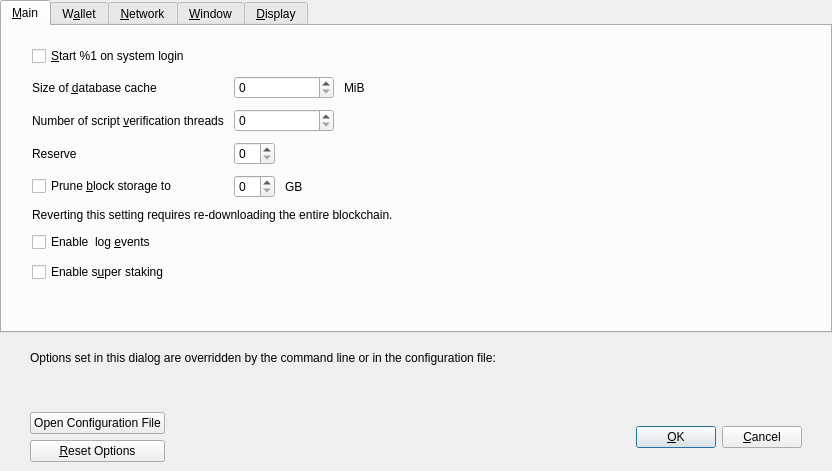
<?xml version="1.0" encoding="UTF-8"?>
<ui version="4.0">
 <class>OptionsDialog</class>
 <widget class="QDialog" name="OptionsDialog">
  <property name="geometry">
   <rect>
    <x>0</x>
    <y>0</y>
    <width>832</width>
    <height>471</height>
   </rect>
  </property>
  <property name="windowTitle">
   <string>Options</string>
  </property>
  <property name="modal">
   <bool>true</bool>
  </property>
  <layout class="QVBoxLayout" name="verticalLayout">
   <property name="leftMargin">
    <number>0</number>
   </property>
   <property name="topMargin">
    <number>0</number>
   </property>
   <property name="rightMargin">
    <number>0</number>
   </property>
   <property name="bottomMargin">
    <number>0</number>
   </property>
   <item>
    <widget class="QTabWidget" name="tabWidget">
     <property name="currentIndex">
      <number>0</number>
     </property>
     <widget class="QWidget" name="tabMain">
      <attribute name="title">
       <string>&amp;Main</string>
      </attribute>
      <layout class="QVBoxLayout" name="verticalLayout_3">
       <property name="spacing">
        <number>10</number>
       </property>
       <property name="leftMargin">
        <number>30</number>
       </property>
       <property name="topMargin">
        <number>20</number>
       </property>
       <property name="rightMargin">
        <number>30</number>
       </property>
       <property name="bottomMargin">
        <number>20</number>
       </property>
       <item>
        <widget class="QCheckBox" name="bitcoinAtStartup">
         <property name="toolTip">
          <string>Automatically start %1 after logging in to the system.</string>
         </property>
         <property name="text">
          <string>&amp;Start %1 on system login</string>
         </property>
        </widget>
       </item>
       <item>
        <layout class="QGridLayout" name="gridLayout">
         <property name="verticalSpacing">
          <number>10</number>
         </property>
         <item row="4" column="0" colspan="2">
          <widget class="QLabel" name="pruneWarning">
           <property name="text">
            <string>Reverting this setting requires re-downloading the entire blockchain.</string>
           </property>
           <property name="textFormat">
            <enum>Qt::PlainText</enum>
           </property>
          </widget>
         </item>
         <item row="1" column="0">
          <widget class="QLabel" name="threadsScriptVerifLabel">
           <property name="text">
            <string>Number of script &amp;verification threads</string>
           </property>
           <property name="textFormat">
            <enum>Qt::PlainText</enum>
           </property>
           <property name="buddy">
            <cstring>threadsScriptVerif</cstring>
           </property>
          </widget>
         </item>
         <item row="2" column="0">
          <widget class="QLabel" name="reserveBalanceLabel">
           <property name="text">
            <string>Reserve</string>
           </property>
           <property name="textFormat">
            <enum>Qt::PlainText</enum>
           </property>
           <property name="buddy">
            <cstring>threadsScriptVerif</cstring>
           </property>
          </widget>
         </item>
         <item row="0" column="1">
          <layout class="QHBoxLayout" name="horizontalLayout_2_Main">
           <item>
            <widget class="QSpinBox" name="databaseCache">
             <property name="minimumSize">
              <size>
               <width>100</width>
               <height>0</height>
              </size>
             </property>
            </widget>
           </item>
           <item>
            <widget class="QLabel" name="databaseCacheUnitLabel">
             <property name="text">
              <string>MiB</string>
             </property>
             <property name="textFormat">
              <enum>Qt::PlainText</enum>
             </property>
            </widget>
           </item>
           <item>
            <spacer name="horizontalSpacer_2_Main">
             <property name="orientation">
              <enum>Qt::Horizontal</enum>
             </property>
             <property name="sizeHint" stdset="0">
              <size>
               <width>40</width>
               <height>20</height>
              </size>
             </property>
            </spacer>
           </item>
          </layout>
         </item>
         <item row="0" column="0">
          <widget class="QLabel" name="databaseCacheLabel">
           <property name="text">
            <string>Size of &amp;database cache</string>
           </property>
           <property name="textFormat">
            <enum>Qt::PlainText</enum>
           </property>
           <property name="buddy">
            <cstring>databaseCache</cstring>
           </property>
          </widget>
         </item>
         <item row="2" column="1">
          <layout class="QHBoxLayout" name="horizontalLayout_3_Main_3">
           <item>
            <widget class="BitcoinAmountField" name="reserveBalance">
             <property name="toolTip">
              <string>Reserve amount that will not be used for staking</string>
             </property>
            </widget>
           </item>
           <item>
            <spacer name="horizontalSpacer_3_Main_3">
             <property name="orientation">
              <enum>Qt::Horizontal</enum>
             </property>
             <property name="sizeHint" stdset="0">
              <size>
               <width>40</width>
               <height>0</height>
              </size>
             </property>
            </spacer>
           </item>
          </layout>
         </item>
         <item row="1" column="1">
          <layout class="QHBoxLayout" name="horizontalLayout_3_Main">
           <item>
            <widget class="QSpinBox" name="threadsScriptVerif">
             <property name="minimumSize">
              <size>
               <width>100</width>
               <height>0</height>
              </size>
             </property>
             <property name="toolTip">
              <string>(0 = auto, &lt;0 = leave that many cores free)</string>
             </property>
            </widget>
           </item>
           <item>
            <spacer name="horizontalSpacer_3_Main">
             <property name="orientation">
              <enum>Qt::Horizontal</enum>
             </property>
             <property name="sizeHint" stdset="0">
              <size>
               <width>40</width>
               <height>20</height>
              </size>
             </property>
            </spacer>
           </item>
          </layout>
         </item>
         <item row="3" column="0">
          <widget class="QCheckBox" name="prune">
           <property name="toolTip">
            <string>Disables some advanced features but all blocks will still be fully validated. Reverting this setting requires re-downloading the entire blockchain. Actual disk usage may be somewhat higher.</string>
           </property>
           <property name="text">
            <string>Prune &amp;block storage to</string>
           </property>
          </widget>
         </item>
         <item row="3" column="1">
          <layout class="QHBoxLayout" name="horizontalLayout_Main_Prune">
           <item>
            <widget class="QSpinBox" name="pruneSize"/>
           </item>
           <item>
            <widget class="QLabel" name="pruneSizeUnitLabel">
             <property name="text">
              <string>GB</string>
             </property>
             <property name="textFormat">
              <enum>Qt::PlainText</enum>
             </property>
            </widget>
           </item>
           <item>
            <spacer name="horizontalSpacer_Main_Prune">
             <property name="orientation">
              <enum>Qt::Horizontal</enum>
             </property>
             <property name="sizeHint" stdset="0">
              <size>
               <width>40</width>
               <height>20</height>
              </size>
             </property>
            </spacer>
           </item>
          </layout>
         </item>
        </layout>
       </item>
       <item>
        <widget class="QCheckBox" name="logEvents">
         <property name="text">
          <string>Enable  log &amp;events</string>
         </property>
        </widget>
       </item>
       <item>
        <widget class="QCheckBox" name="superStaking">
         <property name="text">
          <string>Enable s&amp;uper staking</string>
         </property>
        </widget>
       </item>
       <item>
        <spacer name="verticalSpacer_Main">
         <property name="orientation">
          <enum>Qt::Vertical</enum>
         </property>
         <property name="sizeHint" stdset="0">
          <size>
           <width>20</width>
           <height>40</height>
          </size>
         </property>
        </spacer>
       </item>
      </layout>
     </widget>
     <widget class="QWidget" name="tabWallet">
      <attribute name="title">
       <string>W&amp;allet</string>
      </attribute>
      <layout class="QVBoxLayout" name="verticalLayout_Wallet">
       <property name="spacing">
        <number>10</number>
       </property>
       <property name="leftMargin">
        <number>30</number>
       </property>
       <property name="topMargin">
        <number>20</number>
       </property>
       <property name="rightMargin">
        <number>30</number>
       </property>
       <property name="bottomMargin">
        <number>20</number>
       </property>
       <item>
        <widget class="QGroupBox" name="groupBox">
         <property name="title">
          <string>Expert</string>
         </property>
         <layout class="QVBoxLayout" name="verticalLayout_2">
          <property name="spacing">
           <number>10</number>
          </property>
          <item>
           <widget class="QCheckBox" name="coinControlFeatures">
            <property name="toolTip">
             <string>Whether to show coin control features or not.</string>
            </property>
            <property name="text">
             <string>Enable coin &amp;control features</string>
            </property>
           </widget>
          </item>
          <item>
           <widget class="QCheckBox" name="spendZeroConfChange">
            <property name="toolTip">
             <string>If you disable the spending of unconfirmed change, the change from a transaction cannot be used until that transaction has at least one confirmation. This also affects how your balance is computed.</string>
            </property>
            <property name="text">
             <string>&amp;Spend unconfirmed change</string>
            </property>
           </widget>
          </item>
          <item>
           <widget class="QCheckBox" name="zeroBalanceAddressToken">
            <property name="text">
             <string>Enable &amp;zero balance for receiver token address</string>
            </property>
           </widget>
          </item>
          <item>
           <widget class="QCheckBox" name="useChangeAddress">
            <property name="text">
             <string>Use change &amp;address</string>
            </property>
           </widget>
          </item>
          <item>
           <widget class="QCheckBox" name="checkForUpdates">
            <property name="text">
             <string>Check for &amp;updates</string>
            </property>
           </widget>
          </item>
         </layout>
        </widget>
       </item>
       <item>
        <spacer name="verticalSpacer_Wallet">
         <property name="orientation">
          <enum>Qt::Vertical</enum>
         </property>
         <property name="sizeHint" stdset="0">
          <size>
           <width>20</width>
           <height>40</height>
          </size>
         </property>
        </spacer>
       </item>
      </layout>
     </widget>
     <widget class="QWidget" name="tabNetwork">
      <attribute name="title">
       <string>&amp;Network</string>
      </attribute>
      <layout class="QVBoxLayout" name="verticalLayout_Network">
       <property name="spacing">
        <number>10</number>
       </property>
       <property name="leftMargin">
        <number>30</number>
       </property>
       <property name="topMargin">
        <number>20</number>
       </property>
       <property name="rightMargin">
        <number>30</number>
       </property>
       <property name="bottomMargin">
        <number>20</number>
       </property>
       <item>
        <widget class="QCheckBox" name="mapPortUpnp">
         <property name="toolTip">
          <string>Automatically open the Xray client port on the router. This only works when your router supports UPnP and it is enabled.</string>
         </property>
         <property name="text">
          <string>Map port using &amp;UPnP</string>
         </property>
        </widget>
       </item>
       <item>
        <widget class="QCheckBox" name="allowIncoming">
         <property name="toolTip">
          <string>Accept connections from outside.</string>
         </property>
         <property name="text">
          <string>Allow incomin&amp;g connections</string>
         </property>
        </widget>
       </item>
       <item>
        <widget class="QCheckBox" name="connectSocks">
         <property name="toolTip">
          <string>Connect to the Xray network through a SOCKS5 proxy.</string>
         </property>
         <property name="text">
          <string>&amp;Connect through SOCKS5 proxy (default proxy):</string>
         </property>
        </widget>
       </item>
       <item>
        <layout class="QHBoxLayout" name="horizontalLayout_1_Network">
         <item>
          <widget class="QLabel" name="proxyIpLabel">
           <property name="text">
            <string>Proxy &amp;IP:</string>
           </property>
           <property name="textFormat">
            <enum>Qt::PlainText</enum>
           </property>
           <property name="buddy">
            <cstring>proxyIp</cstring>
           </property>
          </widget>
         </item>
         <item>
          <widget class="QValidatedLineEdit" name="proxyIp">
           <property name="minimumSize">
            <size>
             <width>140</width>
             <height>0</height>
            </size>
           </property>
           <property name="maximumSize">
            <size>
             <width>140</width>
             <height>16777215</height>
            </size>
           </property>
           <property name="toolTip">
            <string>IP address of the proxy (e.g. IPv4: 127.0.0.1 / IPv6: ::1)</string>
           </property>
          </widget>
         </item>
         <item>
          <widget class="QLabel" name="proxyPortLabel">
           <property name="text">
            <string>&amp;Port:</string>
           </property>
           <property name="textFormat">
            <enum>Qt::PlainText</enum>
           </property>
           <property name="buddy">
            <cstring>proxyPort</cstring>
           </property>
          </widget>
         </item>
         <item>
          <widget class="QLineEdit" name="proxyPort">
           <property name="minimumSize">
            <size>
             <width>55</width>
             <height>0</height>
            </size>
           </property>
           <property name="maximumSize">
            <size>
             <width>55</width>
             <height>16777215</height>
            </size>
           </property>
           <property name="toolTip">
            <string>Port of the proxy (e.g. 9050)</string>
           </property>
          </widget>
         </item>
         <item>
          <spacer name="horizontalSpacer_1_Network">
           <property name="orientation">
            <enum>Qt::Horizontal</enum>
           </property>
           <property name="sizeHint" stdset="0">
            <size>
             <width>40</width>
             <height>20</height>
            </size>
           </property>
          </spacer>
         </item>
        </layout>
       </item>
       <item>
        <layout class="QHBoxLayout" name="horizontalLayout_2_Network">
         <item>
          <widget class="QLabel" name="proxyActiveNets">
           <property name="text">
            <string>Used for reaching peers via:</string>
           </property>
           <property name="textFormat">
            <enum>Qt::PlainText</enum>
           </property>
          </widget>
         </item>
         <item>
          <widget class="QCheckBox" name="proxyReachIPv4">
           <property name="enabled">
            <bool>false</bool>
           </property>
           <property name="toolTip">
            <string>Shows if the supplied default SOCKS5 proxy is used to reach peers via this network type.</string>
           </property>
           <property name="text">
            <string/>
           </property>
          </widget>
         </item>
         <item>
          <widget class="QLabel" name="proxyReachIPv4Label">
           <property name="text">
            <string>IPv4</string>
           </property>
           <property name="textFormat">
            <enum>Qt::PlainText</enum>
           </property>
          </widget>
         </item>
         <item>
          <widget class="QCheckBox" name="proxyReachIPv6">
           <property name="enabled">
            <bool>false</bool>
           </property>
           <property name="toolTip">
            <string>Shows if the supplied default SOCKS5 proxy is used to reach peers via this network type.</string>
           </property>
           <property name="text">
            <string/>
           </property>
          </widget>
         </item>
         <item>
          <widget class="QLabel" name="proxyReachIPv6Label">
           <property name="text">
            <string>IPv6</string>
           </property>
           <property name="textFormat">
            <enum>Qt::PlainText</enum>
           </property>
          </widget>
         </item>
         <item>
          <widget class="QCheckBox" name="proxyReachTor">
           <property name="enabled">
            <bool>false</bool>
           </property>
           <property name="toolTip">
            <string>Shows if the supplied default SOCKS5 proxy is used to reach peers via this network type.</string>
           </property>
           <property name="text">
            <string/>
           </property>
          </widget>
         </item>
         <item>
          <widget class="QLabel" name="proxyReachTorLabel">
           <property name="text">
            <string>Tor</string>
           </property>
           <property name="textFormat">
            <enum>Qt::PlainText</enum>
           </property>
          </widget>
         </item>
         <item>
          <spacer name="horizontalSpacer_2_Network">
           <property name="orientation">
            <enum>Qt::Horizontal</enum>
           </property>
           <property name="sizeHint" stdset="0">
            <size>
             <width>40</width>
             <height>20</height>
            </size>
           </property>
          </spacer>
         </item>
        </layout>
       </item>
       <item>
        <widget class="QCheckBox" name="connectSocksTor">
         <property name="toolTip">
          <string>Connect to the Xray network through a separate SOCKS5 proxy for Tor hidden services.</string>
         </property>
         <property name="text">
          <string>Use separate SOCKS&amp;5 proxy to reach peers via Tor hidden services:</string>
         </property>
        </widget>
       </item>
       <item>
        <layout class="QHBoxLayout" name="horizontalLayout_3_Network">
         <item>
          <widget class="QLabel" name="proxyIpTorLabel">
           <property name="text">
            <string>Proxy &amp;IP:</string>
           </property>
           <property name="textFormat">
            <enum>Qt::PlainText</enum>
           </property>
           <property name="buddy">
            <cstring>proxyIpTor</cstring>
           </property>
          </widget>
         </item>
         <item>
          <widget class="QValidatedLineEdit" name="proxyIpTor">
           <property name="minimumSize">
            <size>
             <width>140</width>
             <height>0</height>
            </size>
           </property>
           <property name="maximumSize">
            <size>
             <width>140</width>
             <height>16777215</height>
            </size>
           </property>
           <property name="toolTip">
            <string>IP address of the proxy (e.g. IPv4: 127.0.0.1 / IPv6: ::1)</string>
           </property>
          </widget>
         </item>
         <item>
          <widget class="QLabel" name="proxyPortTorLabel">
           <property name="text">
            <string>&amp;Port:</string>
           </property>
           <property name="textFormat">
            <enum>Qt::PlainText</enum>
           </property>
           <property name="buddy">
            <cstring>proxyPortTor</cstring>
           </property>
          </widget>
         </item>
         <item>
          <widget class="QLineEdit" name="proxyPortTor">
           <property name="minimumSize">
            <size>
             <width>55</width>
             <height>0</height>
            </size>
           </property>
           <property name="maximumSize">
            <size>
             <width>55</width>
             <height>16777215</height>
            </size>
           </property>
           <property name="toolTip">
            <string>Port of the proxy (e.g. 9050)</string>
           </property>
          </widget>
         </item>
         <item>
          <spacer name="horizontalSpacer_4_Network">
           <property name="orientation">
            <enum>Qt::Horizontal</enum>
           </property>
           <property name="sizeHint" stdset="0">
            <size>
             <width>40</width>
             <height>20</height>
            </size>
           </property>
          </spacer>
         </item>
        </layout>
       </item>
       <item>
        <spacer name="verticalSpacer_Network">
         <property name="orientation">
          <enum>Qt::Vertical</enum>
         </property>
         <property name="sizeHint" stdset="0">
          <size>
           <width>20</width>
           <height>40</height>
          </size>
         </property>
        </spacer>
       </item>
      </layout>
     </widget>
     <widget class="QWidget" name="tabWindow">
      <attribute name="title">
       <string>&amp;Window</string>
      </attribute>
      <layout class="QVBoxLayout" name="verticalLayout_Window">
       <property name="spacing">
        <number>10</number>
       </property>
       <property name="leftMargin">
        <number>30</number>
       </property>
       <property name="topMargin">
        <number>20</number>
       </property>
       <property name="rightMargin">
        <number>30</number>
       </property>
       <property name="bottomMargin">
        <number>20</number>
       </property>
       <item>
        <widget class="QCheckBox" name="hideTrayIcon">
         <property name="toolTip">
          <string>Hide the icon from the system tray.</string>
         </property>
         <property name="text">
          <string>&amp;Hide tray icon</string>
         </property>
        </widget>
       </item>
       <item>
        <widget class="QCheckBox" name="minimizeToTray">
         <property name="toolTip">
          <string>Show only a tray icon after minimizing the window.</string>
         </property>
         <property name="text">
          <string>&amp;Minimize to the tray instead of the taskbar</string>
         </property>
        </widget>
       </item>
       <item>
        <widget class="QCheckBox" name="minimizeOnClose">
         <property name="toolTip">
          <string>Minimize instead of exit the application when the window is closed. When this option is enabled, the application will be closed only after selecting Exit in the menu.</string>
         </property>
         <property name="text">
          <string>M&amp;inimize on close</string>
         </property>
        </widget>
       </item>
       <item>
        <spacer name="verticalSpacer_Window">
         <property name="orientation">
          <enum>Qt::Vertical</enum>
         </property>
         <property name="sizeHint" stdset="0">
          <size>
           <width>20</width>
           <height>40</height>
          </size>
         </property>
        </spacer>
       </item>
      </layout>
     </widget>
     <widget class="QWidget" name="tabDisplay">
      <attribute name="title">
       <string>&amp;Display</string>
      </attribute>
      <layout class="QVBoxLayout" name="verticalLayout_Display">
       <property name="spacing">
        <number>10</number>
       </property>
       <property name="leftMargin">
        <number>30</number>
       </property>
       <property name="topMargin">
        <number>20</number>
       </property>
       <property name="rightMargin">
        <number>30</number>
       </property>
       <property name="bottomMargin">
        <number>20</number>
       </property>
       <item>
        <layout class="QGridLayout" name="gridLayout_2">
         <property name="verticalSpacing">
          <number>10</number>
         </property>
         <item row="0" column="0">
          <widget class="QLabel" name="langLabel">
           <property name="text">
            <string>User Interface &amp;language:</string>
           </property>
           <property name="textFormat">
            <enum>Qt::PlainText</enum>
           </property>
           <property name="buddy">
            <cstring>lang</cstring>
           </property>
          </widget>
         </item>
         <item row="0" column="1">
          <widget class="QValueComboBox" name="lang">
           <property name="toolTip">
            <string>The user interface language can be set here. This setting will take effect after restarting %1.</string>
           </property>
          </widget>
         </item>
         <item row="1" column="0">
          <widget class="QLabel" name="unitLabel">
           <property name="text">
            <string>&amp;Unit to show amounts in:</string>
           </property>
           <property name="textFormat">
            <enum>Qt::PlainText</enum>
           </property>
           <property name="buddy">
            <cstring>unit</cstring>
           </property>
          </widget>
         </item>
         <item row="2" column="0">
          <widget class="QLabel" name="thirdPartyTxUrlsLabel">
           <property name="toolTip">
            <string>Third party URLs (e.g. a block explorer) that appear in the transactions tab as context menu items. %s in the URL is replaced by transaction hash. Multiple URLs are separated by vertical bar |.</string>
           </property>
           <property name="text">
            <string>&amp;Third party transaction URLs</string>
           </property>
           <property name="buddy">
            <cstring>thirdPartyTxUrls</cstring>
           </property>
          </widget>
         </item>
         <item row="1" column="1">
          <widget class="QValueComboBox" name="unit">
           <property name="toolTip">
            <string>Choose the default subdivision unit to show in the interface and when sending coins.</string>
           </property>
          </widget>
         </item>
         <item row="2" column="1">
          <widget class="QLineEdit" name="thirdPartyTxUrls">
           <property name="toolTip">
            <string>Third party URLs (e.g. a block explorer) that appear in the transactions tab as context menu items. %s in the URL is replaced by transaction hash. Multiple URLs are separated by vertical bar |.</string>
           </property>
           <property name="placeholderText">
            <string notr="true">https://example.com/tx/%s</string>
           </property>
          </widget>
         </item>
         <item row="3" column="0">
          <widget class="QLabel" name="themeLabel">
           <property name="text">
            <string>User Interface &amp;style:</string>
           </property>
           <property name="textFormat">
            <enum>Qt::PlainText</enum>
           </property>
           <property name="buddy">
            <cstring>lang</cstring>
           </property>
          </widget>
         </item>
         <item row="3" column="1">
          <widget class="QValueComboBox" name="theme">
           <property name="toolTip">
            <string>The user interface style can be set here. This setting will take effect after restarting %1.</string>
           </property>
          </widget>
         </item>
        </layout>
       </item>
       <item>
        <spacer name="verticalSpacer_Display">
         <property name="orientation">
          <enum>Qt::Vertical</enum>
         </property>
         <property name="sizeHint" stdset="0">
          <size>
           <width>20</width>
           <height>40</height>
          </size>
         </property>
        </spacer>
       </item>
      </layout>
     </widget>
    </widget>
   </item>
   <item>
    <widget class="QFrame" name="frame">
     <layout class="QVBoxLayout" name="verticalLayout_Bottom">
      <property name="leftMargin">
       <number>30</number>
      </property>
      <property name="rightMargin">
       <number>30</number>
      </property>
      <item>
       <layout class="QHBoxLayout" name="horizontalLayout_Bottom">
        <item>
         <widget class="QLabel" name="overriddenByCommandLineInfoLabel">
          <property name="text">
           <string>Options set in this dialog are overridden by the command line or in the configuration file:</string>
          </property>
          <property name="textFormat">
           <enum>Qt::PlainText</enum>
          </property>
         </widget>
        </item>
        <item>
         <spacer name="horizontalSpacer_Bottom">
          <property name="orientation">
           <enum>Qt::Horizontal</enum>
          </property>
          <property name="sizeHint" stdset="0">
           <size>
            <width>40</width>
            <height>20</height>
           </size>
          </property>
         </spacer>
        </item>
       </layout>
      </item>
      <item>
       <widget class="QLabel" name="overriddenByCommandLineLabel">
        <property name="text">
         <string/>
        </property>
        <property name="textFormat">
         <enum>Qt::PlainText</enum>
        </property>
        <property name="wordWrap">
         <bool>true</bool>
        </property>
       </widget>
      </item>
     </layout>
    </widget>
   </item>
   <item>
    <widget class="QWidget" name="buttonsContainerWhite" native="true">
     <layout class="QHBoxLayout" name="horizontalLayout_2">
      <property name="leftMargin">
       <number>30</number>
      </property>
      <property name="rightMargin">
       <number>30</number>
      </property>
      <item>
       <layout class="QVBoxLayout" name="verticalLayout_Buttons">
        <item>
         <widget class="QPushButton" name="openBitcoinConfButton">
          <property name="toolTip">
           <string>Open the %1 configuration file from the working directory.</string>
          </property>
          <property name="text">
           <string>Open Configuration File</string>
          </property>
          <property name="autoDefault">
           <bool>false</bool>
          </property>
         </widget>
        </item>
        <item>
         <widget class="QPushButton" name="resetButton">
          <property name="toolTip">
           <string>Reset all client options to default.</string>
          </property>
          <property name="text">
           <string>&amp;Reset Options</string>
          </property>
          <property name="autoDefault">
           <bool>false</bool>
          </property>
         </widget>
        </item>
       </layout>
      </item>
      <item>
       <spacer name="horizontalSpacer_3">
        <property name="orientation">
         <enum>Qt::Horizontal</enum>
        </property>
        <property name="sizeHint" stdset="0">
         <size>
          <width>20</width>
          <height>20</height>
         </size>
        </property>
       </spacer>
      </item>
      <item>
       <widget class="QLabel" name="statusLabel">
        <property name="minimumSize">
         <size>
          <width>200</width>
          <height>0</height>
         </size>
        </property>
        <property name="font">
         <font>
          <weight>75</weight>
          <bold>true</bold>
         </font>
        </property>
        <property name="text">
         <string/>
        </property>
        <property name="textFormat">
         <enum>Qt::PlainText</enum>
        </property>
        <property name="wordWrap">
         <bool>true</bool>
        </property>
       </widget>
      </item>
      <item>
       <spacer name="horizontalSpacer">
        <property name="orientation">
         <enum>Qt::Horizontal</enum>
        </property>
        <property name="sizeHint" stdset="0">
         <size>
          <width>20</width>
          <height>20</height>
         </size>
        </property>
       </spacer>
      </item>
      <item>
       <widget class="QPushButton" name="okButton">
        <property name="text">
         <string>&amp;OK</string>
        </property>
        <property name="autoDefault">
         <bool>false</bool>
        </property>
        <property name="default">
         <bool>true</bool>
        </property>
       </widget>
      </item>
      <item>
       <widget class="QPushButton" name="cancelButton">
        <property name="text">
         <string>&amp;Cancel</string>
        </property>
        <property name="autoDefault">
         <bool>false</bool>
        </property>
       </widget>
      </item>
     </layout>
    </widget>
   </item>
  </layout>
 </widget>
 <customwidgets>
  <customwidget>
   <class>QValidatedLineEdit</class>
   <extends>QLineEdit</extends>
   <header>qt/qvalidatedlineedit.h</header>
  </customwidget>
  <customwidget>
   <class>QValueComboBox</class>
   <extends>QComboBox</extends>
   <header>qt/qvaluecombobox.h</header>
  </customwidget>
  <customwidget>
   <class>BitcoinAmountField</class>
   <extends>QSpinBox</extends>
   <header>qt/bitcoinamountfield.h</header>
  </customwidget>
 </customwidgets>
 <resources/>
 <connections/>
</ui>
